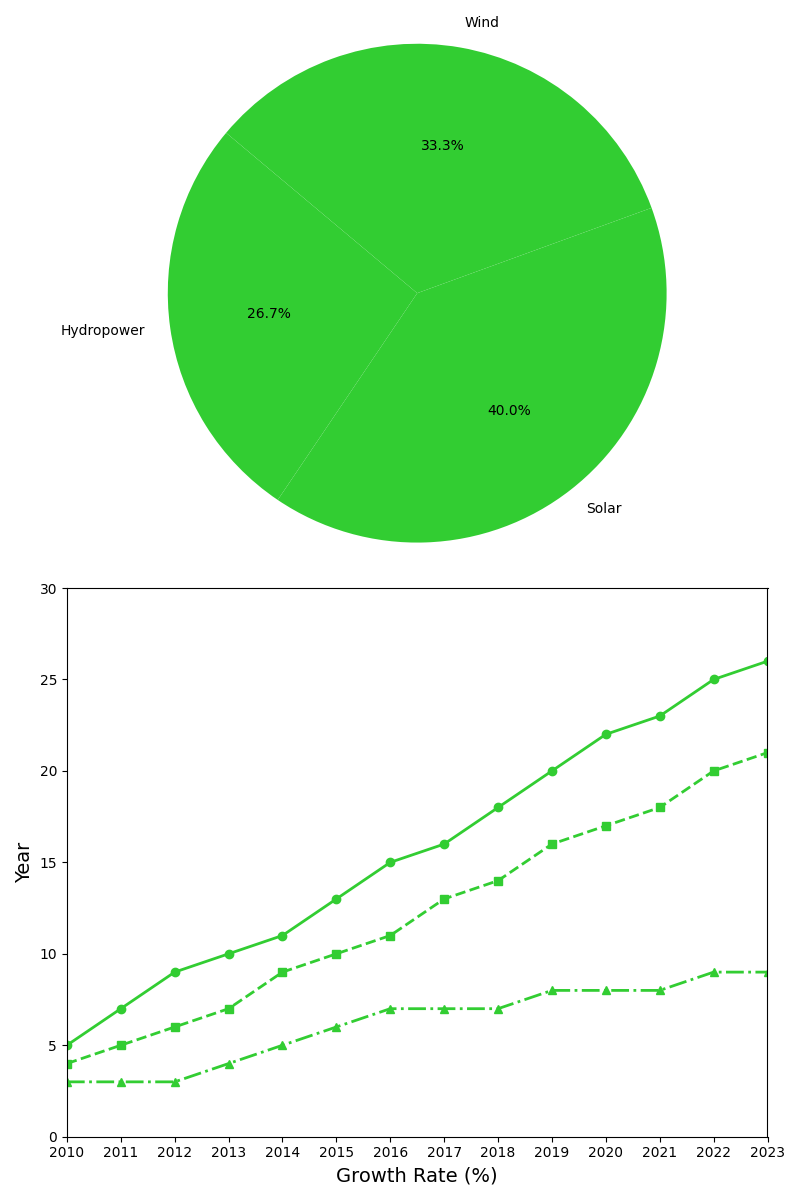

Reproduce this figure in Python.
import matplotlib.pyplot as plt
import numpy as np

energy_sources = ['Hydropower', 'Solar', 'Wind']
usage_percentages = [20, 30, 25]  # Adjusted percentages without Biomass and Geothermal

years = np.arange(2010, 2024)
solar_growth = [5, 7, 9, 10, 11, 13, 15, 16, 18, 20, 22, 23, 25, 26]
wind_growth = [4, 5, 6, 7, 9, 10, 11, 13, 14, 16, 17, 18, 20, 21]
hydro_growth = [3, 3, 3, 4, 5, 6, 7, 7, 7, 8, 8, 8, 9, 9]

consistent_color = '#32CD32'

fig, (ax1, ax2) = plt.subplots(2, 1, figsize=(8, 12))

ax1.pie(
    usage_percentages,
    labels=energy_sources,
    colors=[consistent_color] * len(energy_sources),
    autopct='%1.1f%%',
    startangle=140
)
ax1.axis('equal')

ax2.plot(years, solar_growth, marker='o', linestyle='-', linewidth=2, color=consistent_color)
ax2.plot(years, wind_growth, marker='s', linestyle='--', linewidth=2, color=consistent_color)
ax2.plot(years, hydro_growth, marker='^', linestyle='-.', linewidth=2, color=consistent_color)

ax2.set_xlabel("Growth Rate (%)", fontsize=14)
ax2.set_ylabel("Year", fontsize=14)
ax2.set_xticks(years)
ax2.set_xlim(2010, 2023)
ax2.set_ylim(0, 30)

plt.tight_layout()
plt.show()
